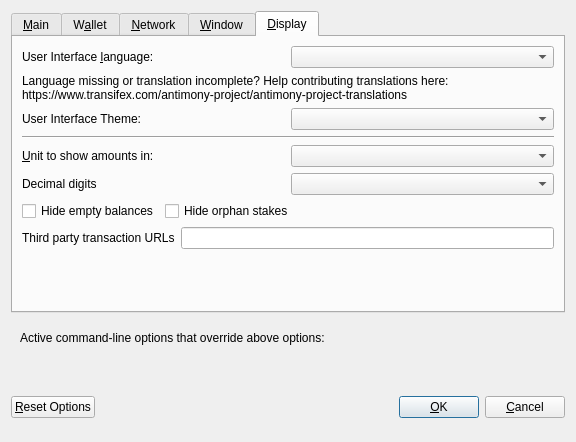
<?xml version="1.0" encoding="UTF-8"?>
<ui version="4.0">
 <class>OptionsDialog</class>
 <widget class="QDialog" name="OptionsDialog">
  <property name="geometry">
   <rect>
    <x>0</x>
    <y>0</y>
    <width>576</width>
    <height>442</height>
   </rect>
  </property>
  <property name="windowTitle">
   <string>Options</string>
  </property>
  <property name="modal">
   <bool>true</bool>
  </property>
  <layout class="QVBoxLayout" name="verticalLayout">
   <item>
    <widget class="QTabWidget" name="tabWidget">
     <property name="currentIndex">
      <number>4</number>
     </property>
     <widget class="QWidget" name="tabMain">
      <attribute name="title">
       <string>&amp;Main</string>
      </attribute>
      <layout class="QVBoxLayout" name="verticalLayout_Main">
       <item>
        <widget class="QCheckBox" name="bitcoinAtStartup">
         <property name="toolTip">
          <string>Automatically start antimony after logging in to the system.</string>
         </property>
         <property name="text">
          <string>&amp;Start antimony on system login</string>
         </property>
        </widget>
       </item>
       <item>
        <layout class="QHBoxLayout" name="horizontalLayout_2_Main">
         <item>
          <widget class="QLabel" name="databaseCacheLabel">
           <property name="text">
            <string>Size of &amp;database cache</string>
           </property>
           <property name="textFormat">
            <enum>Qt::PlainText</enum>
           </property>
           <property name="buddy">
            <cstring>databaseCache</cstring>
           </property>
          </widget>
         </item>
         <item>
          <widget class="QSpinBox" name="databaseCache"/>
         </item>
         <item>
          <widget class="QLabel" name="databaseCacheUnitLabel">
           <property name="text">
            <string>MB</string>
           </property>
           <property name="textFormat">
            <enum>Qt::PlainText</enum>
           </property>
          </widget>
         </item>
         <item>
          <spacer name="horizontalSpacer_2_Main">
           <property name="orientation">
            <enum>Qt::Horizontal</enum>
           </property>
           <property name="sizeHint" stdset="0">
            <size>
             <width>40</width>
             <height>20</height>
            </size>
           </property>
          </spacer>
         </item>
        </layout>
       </item>
       <item>
        <layout class="QHBoxLayout" name="horizontalLayout_3_Main">
         <item>
          <widget class="QLabel" name="threadsScriptVerifLabel">
           <property name="text">
            <string>Number of script &amp;verification threads</string>
           </property>
           <property name="textFormat">
            <enum>Qt::PlainText</enum>
           </property>
           <property name="buddy">
            <cstring>threadsScriptVerif</cstring>
           </property>
          </widget>
         </item>
         <item>
          <widget class="QSpinBox" name="threadsScriptVerif">
           <property name="toolTip">
            <string>(0 = auto, &lt;0 = leave that many cores free)</string>
           </property>
          </widget>
         </item>
         <item>
          <spacer name="horizontalSpacer_3_Main">
           <property name="orientation">
            <enum>Qt::Horizontal</enum>
           </property>
           <property name="sizeHint" stdset="0">
            <size>
             <width>40</width>
             <height>20</height>
            </size>
           </property>
          </spacer>
         </item>
        </layout>
       </item>
       <item>
        <spacer name="verticalSpacer_2">
         <property name="orientation">
          <enum>Qt::Vertical</enum>
         </property>
         <property name="sizeHint" stdset="0">
          <size>
           <width>20</width>
           <height>40</height>
          </size>
         </property>
        </spacer>
       </item>
       <!--
       <item>
        <widget class="QCheckBox" name="checkBoxZeromintEnable">
         <property name="toolTip">
          <string>Enable automatic minting of antimony units to zECA</string>
         </property>
         <property name="layoutDirection">
          <enum>Qt::LeftToRight</enum>
         </property>
         <property name="text">
          <string>Enable zECA Automint</string>
         </property>
        </widget>
       </item>
       <item>
        <layout class="QHBoxLayout" name="horizontalLayout_3">
         <item>
          <widget class="QLabel" name="percentage_label">
           <property name="toolTip">
            <string>Percentage of incoming antimony which get automatically converted to zECA via Zerocoin Protocol (min: 10%)</string>
           </property>
           <property name="text">
            <string>Percentage of autominted zECA</string>
           </property>
          </widget>
         </item>
         <item>
          <widget class="QSpinBox" name="zeromintPercentage">
           <property name="minimum">
            <number>1</number>
           </property>
           <property name="maximum">
            <number>100</number>
           </property>
          </widget>
         </item>
        </layout>
       </item>
       <item>
        <layout class="QHBoxLayout" name="horizontalLayout" stretch="0,0">
         <property name="sizeConstraint">
          <enum>QLayout::SetFixedSize</enum>
         </property>
         <item>
          <widget class="QLabel" name="labelPreferredDenom">
           <property name="maximumSize">
            <size>
             <width>16777215</width>
             <height>16777215</height>
            </size>
           </property>
           <property name="toolTip">
            <string>Wait with automatic conversion to Zerocoin until enough antimony for this denomination is available</string>
           </property>
           <property name="text">
            <string>Preferred Automint zECA Denomination</string>
           </property>
          </widget>
         </item>
         <item>
          <widget class="QComboBox" name="preferredDenom">
           <property name="maximumSize">
            <size>
             <width>16777215</width>
             <height>27</height>
            </size>
           </property>
           <property name="toolTip">
            <string>Wait with automatic conversion to Zerocoin until enough antimony for this denomination is available</string>
           </property>
           <property name="maxVisibleItems">
            <number>9</number>
           </property>
           <property name="maxCount">
            <number>9</number>
           </property>
          </widget>
         </item>
        </layout>
       </item>
      -->
      </layout>
     </widget>
     <widget class="QWidget" name="tabWallet">
      <attribute name="title">
       <string>W&amp;allet</string>
      </attribute>
      <layout class="QVBoxLayout" name="verticalLayout_Wallet">
       <item>
        <layout class="QHBoxLayout" name="horizontalLayout_2_Wallet">
         <item>
          <widget class="QLabel" name="labelStakeSplitThresholdText">
           <property name="text">
            <string>Stake split threshold:</string>
           </property>
          </widget>
         </item>
         <item>
          <widget class="QSpinBox" name="spinBoxStakeSplitThreshold">
           <property name="minimum">
            <number>0</number>
           </property>
           <property name="maximum">
            <number>9999999</number>
           </property>
          </widget>
         </item>
        </layout>
       </item>
       <item>
        <widget class="QGroupBox" name="groupBox">
         <property name="title">
          <string>Expert</string>
         </property>
         <layout class="QVBoxLayout" name="verticalLayout_2">
          <item>
           <widget class="QCheckBox" name="coinControlFeatures">
            <property name="toolTip">
             <string>Whether to show coin control features or not.</string>
            </property>
            <property name="text">
             <string>Enable coin &amp;control features</string>
            </property>
           </widget>
          </item>
          <!--
          <item>
           <widget class="QCheckBox" name="showMasternodesTab">
            <property name="toolTip">
             <string>Show additional tab listing all your masternodes in first sub-tab&lt;br/&gt;and all masternodes on the network in second sub-tab.</string>
            </property>
            <property name="text">
             <string>Show Masternodes Tab</string>
            </property>
           </widget>
          </item>
          -->
          <item>
           <widget class="QCheckBox" name="spendZeroConfChange">
            <property name="toolTip">
             <string>If you disable the spending of unconfirmed change, the change from a transaction&lt;br/&gt;cannot be used until that transaction has at least one confirmation.&lt;br/&gt;This also affects how your balance is computed.</string>
            </property>
            <property name="text">
             <string>&amp;Spend unconfirmed change</string>
            </property>
           </widget>
          </item>
         </layout>
        </widget>
       </item>
       <item>
        <spacer name="verticalSpacer_Wallet">
         <property name="orientation">
          <enum>Qt::Vertical</enum>
         </property>
         <property name="sizeHint" stdset="0">
          <size>
           <width>20</width>
           <height>40</height>
          </size>
         </property>
        </spacer>
       </item>
      </layout>
     </widget>
     <widget class="QWidget" name="tabNetwork">
      <attribute name="title">
       <string>&amp;Network</string>
      </attribute>
      <layout class="QVBoxLayout" name="verticalLayout_Network">
       <item>
        <widget class="QCheckBox" name="mapPortUpnp">
         <property name="toolTip">
          <string>Automatically open the antimony client port on the router. This only works when your router supports UPnP and it is enabled.</string>
         </property>
         <property name="text">
          <string>Map port using &amp;UPnP</string>
         </property>
        </widget>
       </item>
       <item>
        <widget class="QCheckBox" name="allowIncoming">
         <property name="toolTip">
          <string>Accept connections from outside</string>
         </property>
         <property name="text">
          <string>Allow incoming connections</string>
         </property>
        </widget>
       </item>
       <item>
        <widget class="QCheckBox" name="connectSocks">
         <property name="toolTip">
          <string>Connect to the antimony network through a SOCKS5 proxy.</string>
         </property>
         <property name="text">
          <string>&amp;Connect through SOCKS5 proxy (default proxy):</string>
         </property>
        </widget>
       </item>
       <item>
        <layout class="QHBoxLayout" name="horizontalLayout_1_Network">
         <item>
          <widget class="QLabel" name="proxyIpLabel">
           <property name="text">
            <string>Proxy &amp;IP:</string>
           </property>
           <property name="textFormat">
            <enum>Qt::PlainText</enum>
           </property>
           <property name="buddy">
            <cstring>proxyIp</cstring>
           </property>
          </widget>
         </item>
         <item>
          <widget class="QValidatedLineEdit" name="proxyIp">
           <property name="minimumSize">
            <size>
             <width>140</width>
             <height>0</height>
            </size>
           </property>
           <property name="maximumSize">
            <size>
             <width>140</width>
             <height>16777215</height>
            </size>
           </property>
           <property name="toolTip">
            <string>IP address of the proxy (e.g. IPv4: 127.0.0.1 / IPv6: ::1)</string>
           </property>
          </widget>
         </item>
         <item>
          <widget class="QLabel" name="proxyPortLabel">
           <property name="text">
            <string>&amp;Port:</string>
           </property>
           <property name="textFormat">
            <enum>Qt::PlainText</enum>
           </property>
           <property name="buddy">
            <cstring>proxyPort</cstring>
           </property>
          </widget>
         </item>
         <item>
          <widget class="QLineEdit" name="proxyPort">
           <property name="minimumSize">
            <size>
             <width>55</width>
             <height>0</height>
            </size>
           </property>
           <property name="maximumSize">
            <size>
             <width>55</width>
             <height>16777215</height>
            </size>
           </property>
           <property name="toolTip">
            <string>Port of the proxy (e.g. 9050)</string>
           </property>
          </widget>
         </item>
         <item>
          <spacer name="horizontalSpacer_1_Network">
           <property name="orientation">
            <enum>Qt::Horizontal</enum>
           </property>
           <property name="sizeHint" stdset="0">
            <size>
             <width>40</width>
             <height>20</height>
            </size>
           </property>
          </spacer>
         </item>
        </layout>
       </item>
       <item>
        <spacer name="verticalSpacer_Network">
         <property name="orientation">
          <enum>Qt::Vertical</enum>
         </property>
         <property name="sizeHint" stdset="0">
          <size>
           <width>20</width>
           <height>40</height>
          </size>
         </property>
        </spacer>
       </item>
      </layout>
     </widget>
     <widget class="QWidget" name="tabWindow">
      <attribute name="title">
       <string>&amp;Window</string>
      </attribute>
      <layout class="QVBoxLayout" name="verticalLayout_Window">
       <item>
        <widget class="QCheckBox" name="minimizeToTray">
         <property name="toolTip">
          <string>Show only a tray icon after minimizing the window.</string>
         </property>
         <property name="text">
          <string>&amp;Minimize to the tray instead of the taskbar</string>
         </property>
        </widget>
       </item>
       <item>
        <widget class="QCheckBox" name="minimizeOnClose">
         <property name="toolTip">
          <string>Minimize instead of exit the application when the window is closed. When this option is enabled, the application will be closed only after selecting Quit in the menu.</string>
         </property>
         <property name="text">
          <string>M&amp;inimize on close</string>
         </property>
        </widget>
       </item>
       <item>
        <spacer name="verticalSpacer_Window">
         <property name="orientation">
          <enum>Qt::Vertical</enum>
         </property>
         <property name="sizeHint" stdset="0">
          <size>
           <width>20</width>
           <height>40</height>
          </size>
         </property>
        </spacer>
       </item>
      </layout>
     </widget>
     <widget class="QWidget" name="tabDisplay">
      <attribute name="title">
       <string>&amp;Display</string>
      </attribute>
      <layout class="QVBoxLayout" name="verticalLayout_Display">
       <item>
        <layout class="QHBoxLayout" name="horizontalLayout_1_Display">
         <item>
          <widget class="QLabel" name="langLabel">
           <property name="text">
            <string>User Interface &amp;language:</string>
           </property>
           <property name="textFormat">
            <enum>Qt::PlainText</enum>
           </property>
           <property name="buddy">
            <cstring>lang</cstring>
           </property>
          </widget>
         </item>
         <item>
          <widget class="QValueComboBox" name="lang">
           <property name="toolTip">
            <string>The user interface language can be set here. This setting will take effect after restarting antimony.</string>
           </property>
          </widget>
         </item>
        </layout>
       </item>
       <item>
        <widget class="QLabel" name="label_3">
         <property name="toolTip">
          <string notr="true"/>
         </property>
         <property name="statusTip">
          <string notr="true"/>
         </property>
         <property name="whatsThis">
          <string notr="true"/>
         </property>
         <property name="accessibleName">
          <string notr="true"/>
         </property>
         <property name="text">
          <string>Language missing or translation incomplete? Help contributing translations here:
https://www.transifex.com/antimony-project/antimony-project-translations</string>
         </property>
         <property name="wordWrap">
          <bool>true</bool>
         </property>
         <property name="openExternalLinks">
          <bool>true</bool>
         </property>
         <property name="textInteractionFlags">
          <set>Qt::TextBrowserInteraction</set>
         </property>
        </widget>
       </item>
       <item>
        <layout class="QHBoxLayout" name="horizontalLayout_2_Display" stretch="0,0">
         <item>
          <widget class="QLabel" name="themeLabel">
           <property name="text">
            <string>User Interface Theme:</string>
           </property>
          </widget>
         </item>
         <item>
          <widget class="QValueComboBox" name="theme"/>
         </item>
        </layout>
       </item>
       <item>
        <widget class="Line" name="line">
         <property name="orientation">
          <enum>Qt::Horizontal</enum>
         </property>
        </widget>
       </item>
       <item>
        <layout class="QHBoxLayout" name="horizontalLayout_3_Display">
         <item>
          <widget class="QLabel" name="unitLabel">
           <property name="text">
            <string>&amp;Unit to show amounts in:</string>
           </property>
           <property name="textFormat">
            <enum>Qt::PlainText</enum>
           </property>
           <property name="buddy">
            <cstring>unit</cstring>
           </property>
          </widget>
         </item>
         <item>
          <widget class="QValueComboBox" name="unit">
           <property name="toolTip">
            <string>Choose the default subdivision unit to show in the interface and when sending coins.</string>
           </property>
          </widget>
         </item>
        </layout>
       </item>
       <item>
        <layout class="QHBoxLayout" name="horizontalLayout_4_Display">
         <item>
          <widget class="QLabel" name="digitsLabel">
           <property name="text">
            <string>Decimal digits</string>
           </property>
          </widget>
         </item>
         <item>
          <widget class="QValueComboBox" name="digits"/>
         </item>
        </layout>
       </item>
       <item>
        <layout class="QHBoxLayout" name="horizontalLayout_5_Display">
         <item>
          <widget class="QCheckBox" name="checkBoxHideZeroBalances">
           <property name="toolTip">
            <string>Hide empty balances</string>
           </property>
           <property name="layoutDirection">
            <enum>Qt::LeftToRight</enum>
           </property>
           <property name="text">
            <string>Hide empty balances</string>
           </property>
          </widget>
         </item>
         <item>
          <widget class="QCheckBox" name="checkBoxHideOrphans">
           <property name="toolTip">
            <string>Hide orphan stakes in transaction lists</string>
           </property>
           <property name="text">
            <string>Hide orphan stakes</string>
           </property>
          </widget>
         </item>
         <item>
          <spacer name="horizontalSpacer">
           <property name="orientation">
            <enum>Qt::Horizontal</enum>
           </property>
           <property name="sizeHint" stdset="0">
            <size>
             <width>40</width>
             <height>20</height>
            </size>
           </property>
          </spacer>
         </item>
        </layout>
       </item>
       <item>
        <layout class="QHBoxLayout" name="horizontalLayout_6_Display">
         <item>
          <widget class="QLabel" name="thirdPartyTxUrlsLabel">
           <property name="toolTip">
            <string>Third party URLs (e.g. a block explorer) that appear in the transactions tab as context menu items. %s in the URL is replaced by transaction hash. Multiple URLs are separated by vertical bar |.</string>
           </property>
           <property name="text">
            <string>Third party transaction URLs</string>
           </property>
           <property name="buddy">
            <cstring>thirdPartyTxUrls</cstring>
           </property>
          </widget>
         </item>
         <item>
          <widget class="QLineEdit" name="thirdPartyTxUrls">
           <property name="toolTip">
            <string>Third party URLs (e.g. a block explorer) that appear in the transactions tab as context menu items. %s in the URL is replaced by transaction hash. Multiple URLs are separated by vertical bar |.</string>
           </property>
          </widget>
         </item>
        </layout>
       </item>
       <item>
        <spacer name="verticalSpacer">
         <property name="orientation">
          <enum>Qt::Vertical</enum>
         </property>
         <property name="sizeHint" stdset="0">
          <size>
           <width>20</width>
           <height>40</height>
          </size>
         </property>
        </spacer>
       </item>
      </layout>
     </widget>
    </widget>
   </item>
   <item>
    <widget class="QFrame" name="frame">
     <layout class="QVBoxLayout" name="verticalLayout_Bottom">
      <item>
       <layout class="QHBoxLayout" name="horizontalLayout_Bottom">
        <item>
         <widget class="QLabel" name="overriddenByCommandLineInfoLabel">
          <property name="text">
           <string>Active command-line options that override above options:</string>
          </property>
          <property name="textFormat">
           <enum>Qt::PlainText</enum>
          </property>
         </widget>
        </item>
        <item>
         <spacer name="horizontalSpacer_Bottom">
          <property name="orientation">
           <enum>Qt::Horizontal</enum>
          </property>
          <property name="sizeHint" stdset="0">
           <size>
            <width>40</width>
            <height>20</height>
           </size>
          </property>
         </spacer>
        </item>
       </layout>
      </item>
      <item>
       <widget class="QLabel" name="overriddenByCommandLineLabel">
        <property name="text">
         <string/>
        </property>
        <property name="textFormat">
         <enum>Qt::PlainText</enum>
        </property>
        <property name="wordWrap">
         <bool>true</bool>
        </property>
       </widget>
      </item>
     </layout>
    </widget>
   </item>
   <item>
    <layout class="QHBoxLayout" name="horizontalLayout_Buttons">
     <item>
      <widget class="QPushButton" name="resetButton">
       <property name="toolTip">
        <string>Reset all client options to default.</string>
       </property>
       <property name="text">
        <string>&amp;Reset Options</string>
       </property>
       <property name="autoDefault">
        <bool>false</bool>
       </property>
      </widget>
     </item>
     <item>
      <spacer name="horizontalSpacer_1">
       <property name="orientation">
        <enum>Qt::Horizontal</enum>
       </property>
       <property name="sizeHint" stdset="0">
        <size>
         <width>40</width>
         <height>48</height>
        </size>
       </property>
      </spacer>
     </item>
     <item>
      <widget class="QLabel" name="statusLabel">
       <property name="minimumSize">
        <size>
         <width>200</width>
         <height>0</height>
        </size>
       </property>
       <property name="font">
        <font>
         <weight>75</weight>
         <bold>true</bold>
        </font>
       </property>
       <property name="text">
        <string/>
       </property>
       <property name="textFormat">
        <enum>Qt::PlainText</enum>
       </property>
       <property name="wordWrap">
        <bool>true</bool>
       </property>
      </widget>
     </item>
     <item>
      <spacer name="horizontalSpacer_2">
       <property name="orientation">
        <enum>Qt::Horizontal</enum>
       </property>
       <property name="sizeHint" stdset="0">
        <size>
         <width>40</width>
         <height>48</height>
        </size>
       </property>
      </spacer>
     </item>
     <item>
      <widget class="QPushButton" name="okButton">
       <property name="text">
        <string>&amp;OK</string>
       </property>
       <property name="autoDefault">
        <bool>false</bool>
       </property>
       <property name="default">
        <bool>true</bool>
       </property>
      </widget>
     </item>
     <item>
      <widget class="QPushButton" name="cancelButton">
       <property name="text">
        <string>&amp;Cancel</string>
       </property>
       <property name="autoDefault">
        <bool>false</bool>
       </property>
      </widget>
     </item>
    </layout>
   </item>
  </layout>
 </widget>
 <customwidgets>
  <customwidget>
   <class>QValidatedLineEdit</class>
   <extends>QLineEdit</extends>
   <header>qvalidatedlineedit.h</header>
  </customwidget>
  <customwidget>
   <class>QValueComboBox</class>
   <extends>QComboBox</extends>
   <header>qvaluecombobox.h</header>
  </customwidget>
 </customwidgets>
 <resources/>
 <connections/>
</ui>
